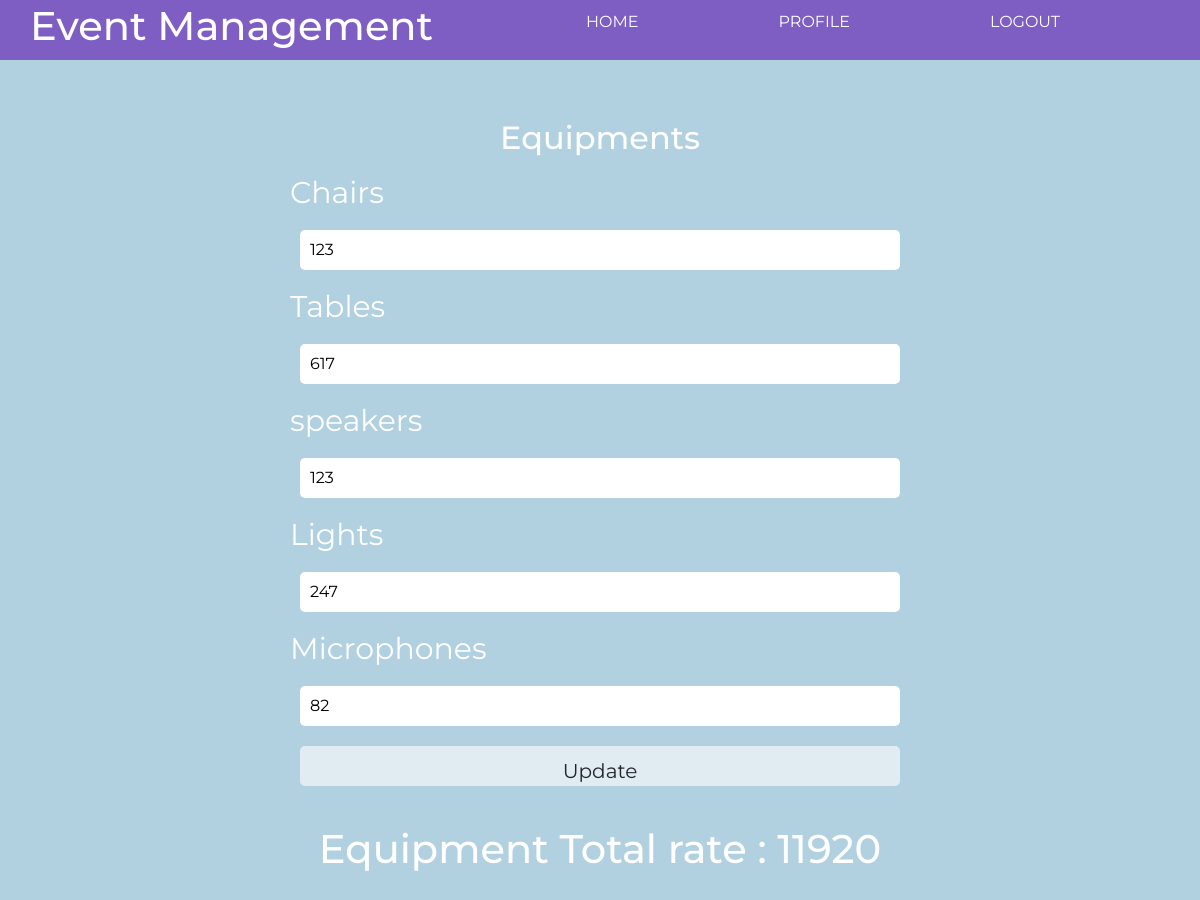
Page /users/edit_equipments.php?id=78 on the committed database.
### tables this page shows
CREATE TABLE `equipments` (
  `eid` int(3) NOT NULL,
  `chairs_no` int(3) NOT NULL,
  `tables_no` int(3) NOT NULL,
  `lights_no` int(3) NOT NULL,
  `speakers_no` int(3) NOT NULL,
  `microphones_no` int(3) NOT NULL,
  `venue_booking_id` int(3) NOT NULL
);

### users/edit_equipments.php (the view, shortened to what this page needs)
<!DOCTYPE html>
<html lang="en">
<head>
  <link href="https://cdn.jsdelivr.net/npm/bootstrap@5.1.3/dist/css/bootstrap.min.css" rel="stylesheet">
</head>
<body>
    <header class="homepage" >
        <nav id="navbar">
             <h1 id="logo">Event Management</h1>
                    <ul>
                    <li><a href="index.php">HOME</a></li>
                    <li><a href="profile.php">PROFILE</a></li>
                    <li><a href="../login.php">LOGOUT</a></li>
                    </ul>
          </nav>
      </header>
<?php include('../connection.php');
 $id = $_GET["id"];
 $chairs ="";
 $tables ="";
 $lights ="";
 $speakers ="";
 $microphones ="";
 $sql_equip = mysqli_query($data, "SELECT * FROM `user_info`.`equipments` where `eid`=$id;");
 while($row_equipments = mysqli_fetch_array($sql_equip)){
  $chairs =$row_equipments["chairs_no"];
  $tables =$row_equipments["tables_no"];
  $lights =$row_equipments["lights_no"];
  $speakers =$row_equipments["speakers_no"];
  $microphones =$row_equipments["microphones_no"];
  $rate = ($row_equipments["chairs_no"] + $row_equipments["tables_no"] + $row_equipments["lights_no"] + $row_equipments["speakers_no"] + $row_equipments["microphones_no"]) * 10 ;
 }
?>
<div class="container">
       <form action="" class="booking" method="post">
       <div class="homepage-content">
       <div class="equip booking-form">
                    <h2 class = "text-center">Equipments</h2>
                    <table>
                        <tr>
                     <td><div class="booking-form">
                        <label for="chairs">Chairs</label>
                        <input type="number" name="chairs" id="chairs" placeholder="no of chairs" min="0" max="10000"   value="<?php echo $chairs; ?>" required>
                     </div>
                    </td>
                </tr>
                <table>
                    <tr>
                     <td><div class="booking-form">
                        <label for="Tables">Tables</label>
                        <input type="number" name="tables" id="Tables" placeholder="no of Tables" min="0" max="1000"  value="<?php echo $tables; ?>"required>
                     </div>
                    </td>
                </tr>
                <tr>
                    <td>
                     <div class="booking-form">
                        <label for="speakers">speakers</label>
                        <input type="number" name="speakers" id="speakers" placeholder="no of speakers" min="0" max="1000" value="<?php echo $speakers; ?>" required>
                     </div>
                    </td>
                </tr>
                <tr>
                    <td><div class="booking-form">
                        <label for="Lights">Lights</label>
                        <input type="number" name="lights" id="Lights" placeholder="no of Lights" min="0" max="1500" value="<?php echo $lights; ?>" required>
                     </div>
                    </td>
                </tr>
                <tr>
                    <td><div class="booking-form">
                        <label for="Microphones">Microphones</label>
                        <input type="number" name="microphones" id="Microphones" placeholder="no of Microphones" min="0" max="1000" value="<?php echo $microphones; ?>" required>
                     </div>
                    </td>
                </tr>
                    </table>
                </div>
                    <div class="booking-form">
                        <input type="submit" name="update" value="Update" id="submit" class="btn">
                    </div>
      </form>
  <br>
  <div class="booking-form">
                         <h1>Equipment Total rate : <?php echo $rate; ?></h1>
                     </div>
</div>
</body>
</html>

### users/edit_equipments.php (style rules this page uses)
* { box-sizing: border-box; margin: 0%; padding: 0%; }
body { font-family: 'Montserrat', sans-serif; background-color: #B1D0E0; color: white; line-height: 1.8; }
ul { list-style: none; }
a { color: #fff; text-decoration: none; }
#navbar { background: #7E5EC2; color: #fff; display: flex; align-items: center; justify-content: space-between; margin: auto; padding: 0 30px; width: 100%; top:0; position: fixed; height: 60px; z-index: 2; }
#navbar ul { display: flex; }
#navbar ul a { margin-right: 80px; padding: 30px; }
.homepage-content { height: 900px; }
.homepage-content { display: flex; flex-direction: column; align-items: center; justify-content: center; padding-top: 100px; color: #fff; }
.homepage-content::before { content: ''; position: absolute; top: 0; left: 0; width: 100%; height: 900px; }
.homepage-content * { z-index: 1; }
.booking-form label { font-size: 30px; display: block; }
.booking-form input { width:600px; height: 40px; margin:10px; padding: 10px; border-radius: 5px; border: none; }
.btn { background: rgba(255, 255, 255, 0.6); cursor:pointer; font-size: 20px; }

### rows in the picture
equipments: chairs "123", tables "617", speakers "123", lights "247", microphones "82", rate "11920"
